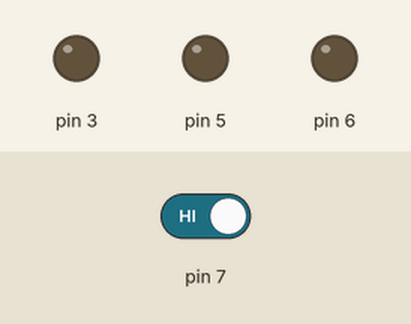
Simulated run of this sketch. Board: Arduino Uno, built with avr-gcc and run on an emulated ATmega328P. On the bench: output pins drawn as LEDs (lit = HIGH). Dashed ring = blinking. Inputs (shaded band) come from the test bench; at power-on: pin 7 HIGH. What the sketch prints to the serial monitor is not drawn.

Above: at 1.2 s.
1.3 s: pin 7 driven LOW
At 2.2 s:
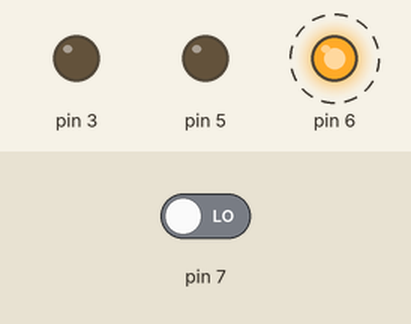
At 3.7 s:
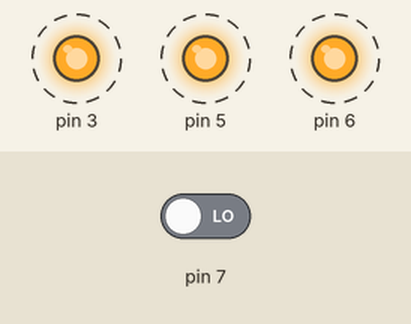
4.3 s: pin 7 driven HIGH
Timing chart, 0 to 7.9 s (numbered marks = the images above; inputs shaded):
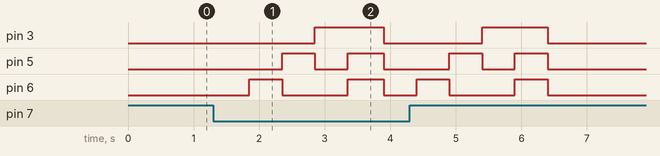

Measured:
- after the input at 1.3 s, pin 3: LOW → HIGH after 1.6 s, → LOW 1.1 s later; pin 5: alternates HIGH for 0.53 s and LOW for 0.50 s, starting after 1.1 s; pin 6: alternates HIGH for 0.53 s and LOW for 1.0 s, starting after 0.55 s

The sketch:

Switch.ino
```cpp
void setup() {
  pinMode(6,OUTPUT);
  pinMode(5,OUTPUT);
  pinMode(3,OUTPUT);
  pinMode(7,INPUT);
  Serial.begin(9600);
}

void loop() {
  Serial.print(digitalRead(7));
  if (digitalRead(7) == 0){
    delay(50);
    s(0,0,0);
    delay(500);
    s(255,0,0);
    delay(500);
    s(0,255,0);
    delay(500);
    s(0,0,255);
    delay(500);
    s(255,255,255);
    delay(500);
  }
  else if (digitalRead(7) == 1){
    s(0,0,0);
  }
}

void s(int red,int green,int blue){
  analogWrite(6,red);
  analogWrite(5,green);
  analogWrite(3,blue);
}
```
